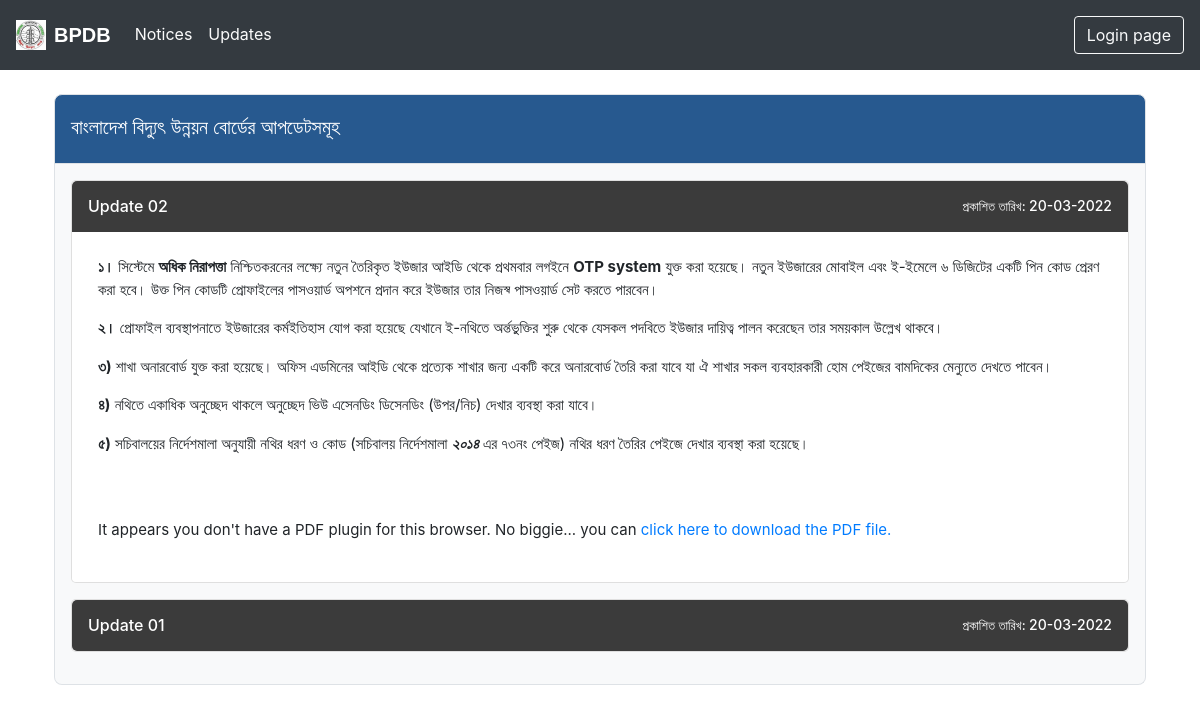
The app's page /updates with its own data.
### main/models.py (models this page shows, shortened)
class Update(models.Model):
    title = models.CharField(max_length=100)
    content = HTMLField()
    pdf = models.FileField(upload_to='pdf/', blank=True, null=True, validators=[FileExtensionValidator(['pdf'])])
    created_at = models.DateTimeField(default=timezone.now)
    updated_at = models.DateTimeField(default=timezone.now)

### main/views.py (the view)
# urls.py: path('updates', views.updates, name='updates'),
def updates(request):
    update = Update.objects.all().order_by('-id')
    return render(request, 'main/update.html', {'update': update})

### main/templates/main/update.html
{% extends 'main/base.html' %}
{% block body %}
<div style="width: 100%; max-width: 1100px; margin: 8px auto; padding: 0 4px;">
    <div class="border my-bg-color mt-md-4" style="border-radius: 8px 8px 0 0;">
        <h5 class="text-white p-3 mt-1">বাংলাদেশ বিদ্যুৎ উন্নয়ন বোর্ডের আপডেটসমূহ</h5>
    </div>
    <div class="border border-top-0 mb-5 p-2 p-md-3 bg-light" style="border-radius: 0 0 8px 8px;">
        {% for update in update %}
        <div class="mb-3 bg-white card" style="border-radius: 5px;">
            <div class="my-accordion d-flex justify-content-between align-items-center pt-3 px-3 pb-2 text-white pointer" style="border-radius: 5px;">
                <h6 style="font-size: 16px; margin-right: 8px;">{{ update.title }}</h6>
                <h6 style="font-size: 14px; text-align: right;"><span style="font-size: 13px;">প্রকাশিত তারিখ: </span>{{ update.created_at|date:'d-m-Y' }}</h6>
            </div>
            <div class="my-panel" style="font-size: 15px; border-radius: 0 0 5px 5px;">
                <div class="py-4 px-2">
                    {{ update.content | safe }}
                </div>
                {% if update.pdf %}
                <div class="py-4 px-2">
                    <object data="{{ update.pdf }}" type="application/pdf" width="100%" height="500px">
                        <p>It appears you don't have a PDF plugin for this browser.
                            No biggie... you can <a href="{{ update.pdf }}">click here to
                                download the PDF file.</a></p>
                    </object>
                </div>
                {% endif %}
            </div>
        </div>
        {% endfor %}
    </div>
</div>
{% endblock body %}

### main/static/css/style.css (style rules this page uses)
.pointer { cursor: pointer; }
.my-accordion { background-color: rgb(59, 59, 59); color: rgb(255, 255, 255); cursor: pointer; padding: 18px; width: 100%; text-align: left; border: none; outline: none; transition: 0.4s; }
.my-panel { padding: 0 18px; background-color: white; max-height: 0; overflow: hidden; transition: max-height 0.2s ease-out; }
.my-bg-color { background-color: #27598f!important; }

### records on screen
Update: title "Update 02", created_at "20-03-2022", content "১। সিস্টেমে অধিক নিরাপত্তা নিশ্চিতকরনের লক্ষ্যে নতুন তৈরিকৃত ইউজার আইডি থেকে প্রথমবার লগইনে OTP system যুক্ত করা হয়েছে। নতুন ইউজারের মোবাইল এবং ই-ইমেলে ৬ ডিজিটের একটি পিন কোড প্রেরণ করা হবে। উক্ত পিন কোডটি প্রোফাইলের পাসওয়ার্ড অপশনে প্রদান করে ইউজার তার নিজস্ব পাসওয়ার্ড সেট করতে পারবেন। ২। প্রোফাইল ব্যবস্থাপনাতে ইউজারের কর্মইতিহাস যোগ করা হয়েছে যেখানে ই-নথিতে অর্ন্তভুক্তির শুরু থেকে যেসকল পদবিতে ইউজার দায়িত্ব পালন করেছেন তার সময়কাল উল্লেখ থাকবে। ৩) শাখা অনারবোর্ড যুক্ত করা হয়েছে। অফিস এডমিনের আইডি থেকে প্রত্যেক শাখার জন্য একটি করে অনারবোর্ড তৈরি করা যাবে যা ঐ শাখার সকল ব্যবহারকারী হোম পেইজের বামদিকের মেন্যুতে দেখতে পাবেন। ৪) নথিতে একাধিক অনুচ্ছেদ থাকলে অনুচ্ছেদ ভিউ এসেনডিং ডিসেনডিং…"
Update: title "Update 01", created_at "20-03-2022"
